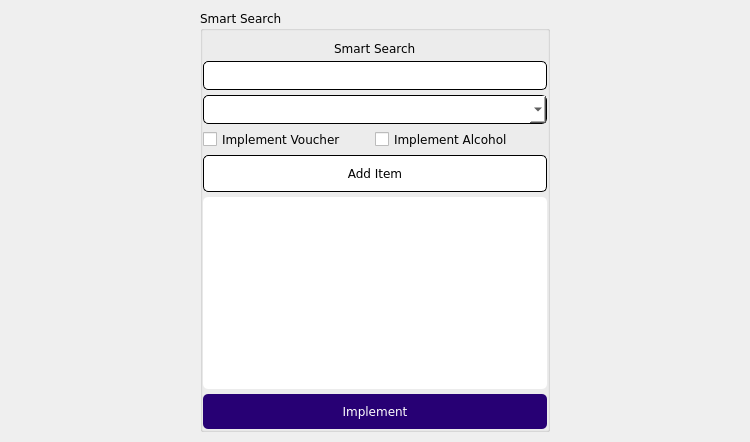
             <widget class="QWidget" name="tab_12">
              <property name="minimumSize">
               <size>
                <width>0</width>
                <height>0</height>
               </size>
              </property>
              <property name="font">
               <font>
                <family>Verdana</family>
               </font>
              </property>
              <property name="styleSheet">
               <string notr="true"/>
              </property>
              <attribute name="title">
               <string>Smart Search</string>
              </attribute>
              <layout class="QHBoxLayout" name="horizontalLayout_11">
               <property name="spacing">
                <number>0</number>
               </property>
               <property name="leftMargin">
                <number>0</number>
               </property>
               <property name="topMargin">
                <number>10</number>
               </property>
               <property name="rightMargin">
                <number>0</number>
               </property>
               <property name="bottomMargin">
                <number>10</number>
               </property>
               <item>
                <spacer name="horizontalSpacer_30">
                 <property name="orientation">
                  <enum>Qt::Horizontal</enum>
                 </property>
                 <property name="sizeType">
                  <enum>QSizePolicy::Expanding</enum>
                 </property>
                 <property name="sizeHint" stdset="0">
                  <size>
                   <width>200</width>
                   <height>0</height>
                  </size>
                 </property>
                </spacer>
               </item>
               <item>
                <widget class="QGroupBox" name="groupBox_3">
                 <property name="sizePolicy">
                  <sizepolicy hsizetype="Preferred" vsizetype="Preferred">
                   <horstretch>0</horstretch>
                   <verstretch>0</verstretch>
                  </sizepolicy>
                 </property>
                 <property name="minimumSize">
                  <size>
                   <width>350</width>
                   <height>0</height>
                  </size>
                 </property>
                 <property name="maximumSize">
                  <size>
                   <width>350</width>
                   <height>16777215</height>
                  </size>
                 </property>
                 <property name="font">
                  <font>
                   <family>Verdana</family>
                  </font>
                 </property>
                 <property name="styleSheet">
                  <string notr="true"/>
                 </property>
                 <property name="title">
                  <string>Smart Search</string>
                 </property>
                 <layout class="QGridLayout" name="gridLayout_28">
                  <property name="leftMargin">
                   <number>0</number>
                  </property>
                  <property name="topMargin">
                   <number>10</number>
                  </property>
                  <property name="rightMargin">
                   <number>0</number>
                  </property>
                  <property name="bottomMargin">
                   <number>0</number>
                  </property>
                  <property name="horizontalSpacing">
                   <number>0</number>
                  </property>
                  <property name="verticalSpacing">
                   <number>5</number>
                  </property>
                  <item row="0" column="0" colspan="2" alignment="Qt::AlignHCenter">
                   <widget class="QLabel" name="labelSmartSearch_3">
                    <property name="font">
                     <font>
                      <family>Verdana</family>
                     </font>
                    </property>
                    <property name="text">
                     <string>Smart Search</string>
                    </property>
                   </widget>
                  </item>
                  <item row="8" column="0" colspan="2">
                   <widget class="QPushButton" name="implementVASS">
                    <property name="font">
                     <font>
                      <family>Verdana</family>
                     </font>
                    </property>
                    <property name="cursor">
                     <cursorShape>PointingHandCursor</cursorShape>
                    </property>
                    <property name="styleSheet">
                     <string notr="true">background-color: rgb(39, 0, 116);
padding: 10px;
border: none;
border-radius: 5px;
color: rgb(255, 255, 255)
</string>
                    </property>
                    <property name="text">
                     <string>Implement</string>
                    </property>
                   </widget>
                  </item>
                  <item row="2" column="0" colspan="2">
                   <widget class="QComboBox" name="smartSearchList_3">
                    <property name="font">
                     <font>
                      <family>Verdana</family>
                     </font>
                    </property>
                    <property name="cursor">
                     <cursorShape>PointingHandCursor</cursorShape>
                    </property>
                    <property name="styleSheet">
                     <string notr="true">QComboBox {
	background-color: rgb(255, 255, 255);
	border: 1px solid;
	padding: 5px;
	border-radius: 5px
}

QComboBox QScrollBar:vertical {
    width: 10px;
}

QComboBox QScrollBar::handle:vertical {
    background-color: rgb(41, 0, 122); 
    min-height: 50px;
	border: 1px solid rgb(235, 235, 235)
}</string>
                    </property>
                   </widget>
                  </item>
                  <item row="1" column="0" colspan="2">
                   <widget class="QLineEdit" name="leSmartSearch_3">
                    <property name="font">
                     <font>
                      <family>Verdana</family>
                     </font>
                    </property>
                    <property name="styleSheet">
                     <string notr="true">background-color: rgb(255, 255, 255);
border-radius: 5px;
border: 1px solid;
padding: 5px</string>
                    </property>
                   </widget>
                  </item>
                  <item row="6" column="0" colspan="2">
                   <widget class="QPushButton" name="addSmartSearch_3">
                    <property name="font">
                     <font>
                      <family>Verdana</family>
                     </font>
                    </property>
                    <property name="cursor">
                     <cursorShape>PointingHandCursor</cursorShape>
                    </property>
                    <property name="styleSheet">
                     <string notr="true">background-color: rgb(255, 255, 255);
padding: 10px;
border: 1px solid;
border-radius: 5px</string>
                    </property>
                    <property name="text">
                     <string>Add Item</string>
                    </property>
                   </widget>
                  </item>
                  <item row="7" column="0" colspan="2">
                   <widget class="QTextEdit" name="addedSS_3">
                    <property name="font">
                     <font>
                      <family>Verdana</family>
                     </font>
                    </property>
                    <property name="styleSheet">
                     <string notr="true">background-color: rgb(255, 255, 255);
border-radius: 5px</string>
                    </property>
                   </widget>
                  </item>
                  <item row="3" column="1">
                   <widget class="QCheckBox" name="imAlcoholSS">
                    <property name="font">
                     <font>
                      <family>Verdana</family>
                     </font>
                    </property>
                    <property name="text">
                     <string>Implement Alcohol</string>
                    </property>
                   </widget>
                  </item>
                  <item row="3" column="0">
                   <widget class="QCheckBox" name="imVoucherSS">
                    <property name="font">
                     <font>
                      <family>Verdana</family>
                     </font>
                    </property>
                    <property name="text">
                     <string>Implement Voucher</string>
                    </property>
                    <property name="checkable">
                     <bool>true</bool>
                    </property>
                    <property name="checked">
                     <bool>false</bool>
                    </property>
                   </widget>
                  </item>
                 </layout>
                </widget>
               </item>
               <item>
                <spacer name="horizontalSpacer_31">
                 <property name="orientation">
                  <enum>Qt::Horizontal</enum>
                 </property>
                 <property name="sizeType">
                  <enum>QSizePolicy::Expanding</enum>
                 </property>
                 <property name="sizeHint" stdset="0">
                  <size>
                   <width>200</width>
                   <height>0</height>
                  </size>
                 </property>
                </spacer>
               </item>
              </layout>
             </widget>
